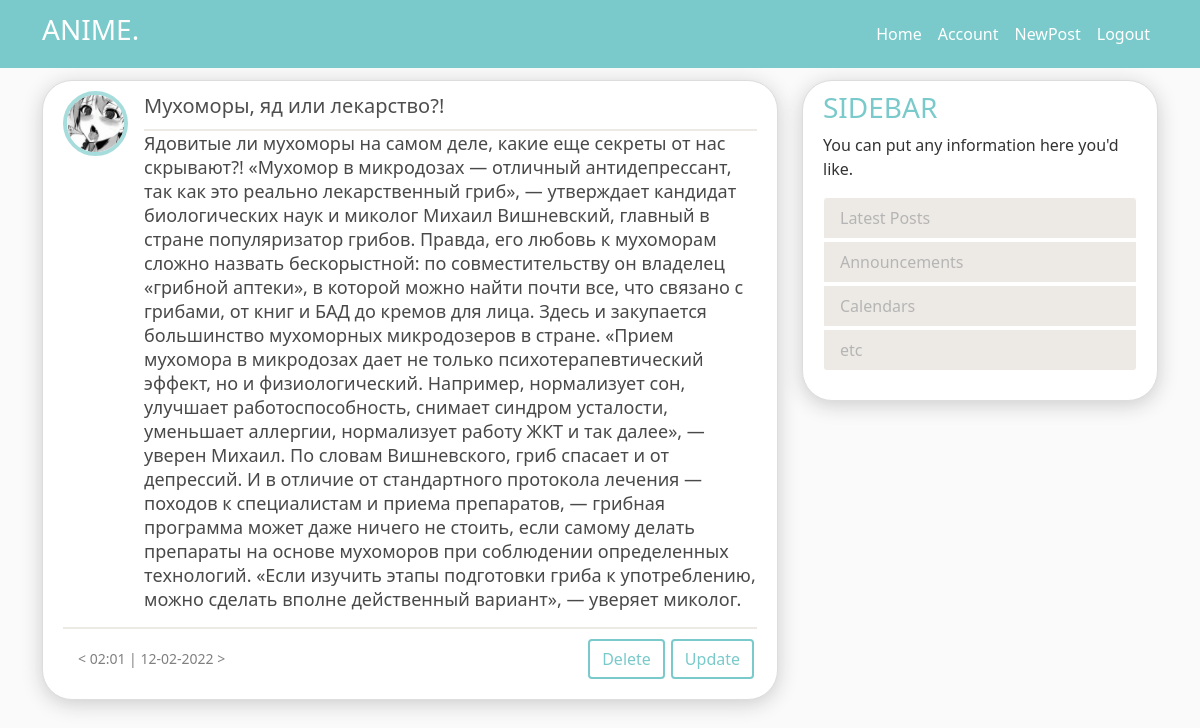
The app's page /post/1 (signed in) with its own data.
### flaskr/models.py (models this page shows, shortened)
class User(db.Model, UserMixin):
    id = db.Column(db.Integer, primary_key=True)
    username = db.Column(db.String(20), unique=True, nullable=False)
    email = db.Column(db.String(120), unique=True, nullable=False)
    image_file = db.Column(db.String(20), nullable=False, default='default.jpg')
    password = db.Column(db.String(60), nullable=False)
    posts = db.relationship('Post', backref='author', lazy=True)

class Post(db.Model):
    id = db.Column(db.Integer, primary_key=True)
    title = db.Column(db.String(100), nullable=False)
    content = db.Column(db.Text, nullable=False)
    user_id = db.Column(db.Integer, db.ForeignKey('user.id'), nullable=False)
    date_posted = db.Column(db.DateTime, nullable=False, default=datetime.utcnow())

### flaskr/routes.py (the view)
@app.route('/post/<int:post_id>')
@login_required
def post(post_id):
    post = Post.query.get_or_404(post_id)
    return render_template('post.html', title=post.title, post=post)

### flaskr/models.py (called while the page is built)
@login_manager.user_loader
def load_user(user_id):
    return User.query.get(int(user_id))

### flaskr/templates/post.html
{% extends "layout.html" %}
{% block content %}
    <article class="media content-section">
      <img class="rounded-circle article-img" src="{{ url_for('static', filename='profile_pics/' + post.author.image_file) }}">
      <div class="media-body">
          <p class="home-post-title">{{ post.title }}</p>
        <h2><p class="article-content">{{ post.content }}</p></h2>
        </div>
        <div class="pod"></div>
        {% if post.author == current_user %}
          <div class="left-side"> <small class="post-time" >{{ post.date_posted.strftime( "< %H:%M | %d-%m-%Y >")}}</small></div>
          <div class="right-side">
                <a class="btn" href="{{ url_for('update_post', post_id=post.id)}}"> Update </a>
                <form  action="{{ url_for('delete_post', post_id=post.id)}}" method="POST" >
                <input class="btn" type="submit" value="Delete">
                </form>
          </div>
        {% else %}
         <div class="home-post-footer">
          <p class="p-footer">{{ post.author['username'] }}</p>
          <small class="post-time">{{ post.date_posted.strftime( "< %H:%M | %d-%m-%Y >")}}</small>
          </div>
        {% endif %}
    </article>
{% endblock content %}

### flaskr/static/main.css (style rules this page uses)
.btn { display: inline-block; font-weight: 500; line-height: 1.5; color: #7acacb; margin: 10px 3px 10px 3px; text-align: center; text-decoration: none; vertical-align: middle; cursor: pointer; -webkit-user-select: none; -moz-user-select: none; user-select: none; background-color: transparent; border: 2px solid #7acacb; padding: 0.375rem 0.75rem; font-size: 1rem; border-radius: 0.25rem; transition: color .15s ease-in-out,background-color .15s ease-in-out,border-color .15s ease-in-out,box-shadow .15s ease-in-out; }
.rounded-circle { border-radius: 50%!important; border: solid 4px #7acacba9; float: left; }
body { background: #fafafa; color: #333333; margin-top: 5rem; }
h1, h2, h3, h4, h5, h6 { color: #7acacb; }
.content-section { background: #ffffff; padding: 10px 20px; border: 1px solid #dddddd; border-radius: 30px; margin-bottom: 20px; box-shadow: 0 4px 20px #ccc; word-wrap: break-word ; overflow:hidden; }
.article-img { height: 65px; width: 65px; margin-right: 16px; }
.pod { border: 1px solid #edeae5; }
div.media-body { all: none; margin-left: 80px; text-overflow: auto ; overflow: hidden; }
a { text-decoration: none; color: black; }
.home-post-title { margin-bottom: 0px; padding-bottom: 8px; font-size: 20px; font-weight: 500; color: rgb(78, 78, 78); border-bottom: 2px solid #edeae5; text-align: left; width: 100%; }
.article-content { color: rgb(73, 73, 73); font: 18px system-ui,-apple-system; }
small.post-time { color: grey; text-align: left; }
.right-side { width: 100%; height: 100%; direction: rtl; }
.left-side { margin: 10px 3px; padding: 6px 12px; height: 100%; float: left; padding-top: 7px; }
a.btn { float: right; }
form { display: inline; }

### records on screen
User: image_file (placeholder picture)
Post: title "Мухоморы, яд или лекарство?!", content "Ядовитые ли мухоморы на самом деле, какие еще секреты от нас скрывают?! «Мухомор в микродозах — отличный антидепрессант, так как это реально лекарственный гриб», — утверждает кандидат биологических наук и миколог Михаил Вишневский, главный в стране популяризатор грибов. Правда, его любовь к мухоморам сложно назвать бескорыстной: по совместительству он владелец «грибной аптеки», в которой можно найти почти все, что связано с грибами, от книг и БАД до кремов для лица. Здесь и закупается большинство мухоморных микродозеров в стране. «Прием мухомора в микродозах дает не только психотерапевтический эффект, но и физиологический. Например, нормализует сон, улучшает работоспособность, снимает…", date_posted "< 02:01 | 12-02-2022 >"
